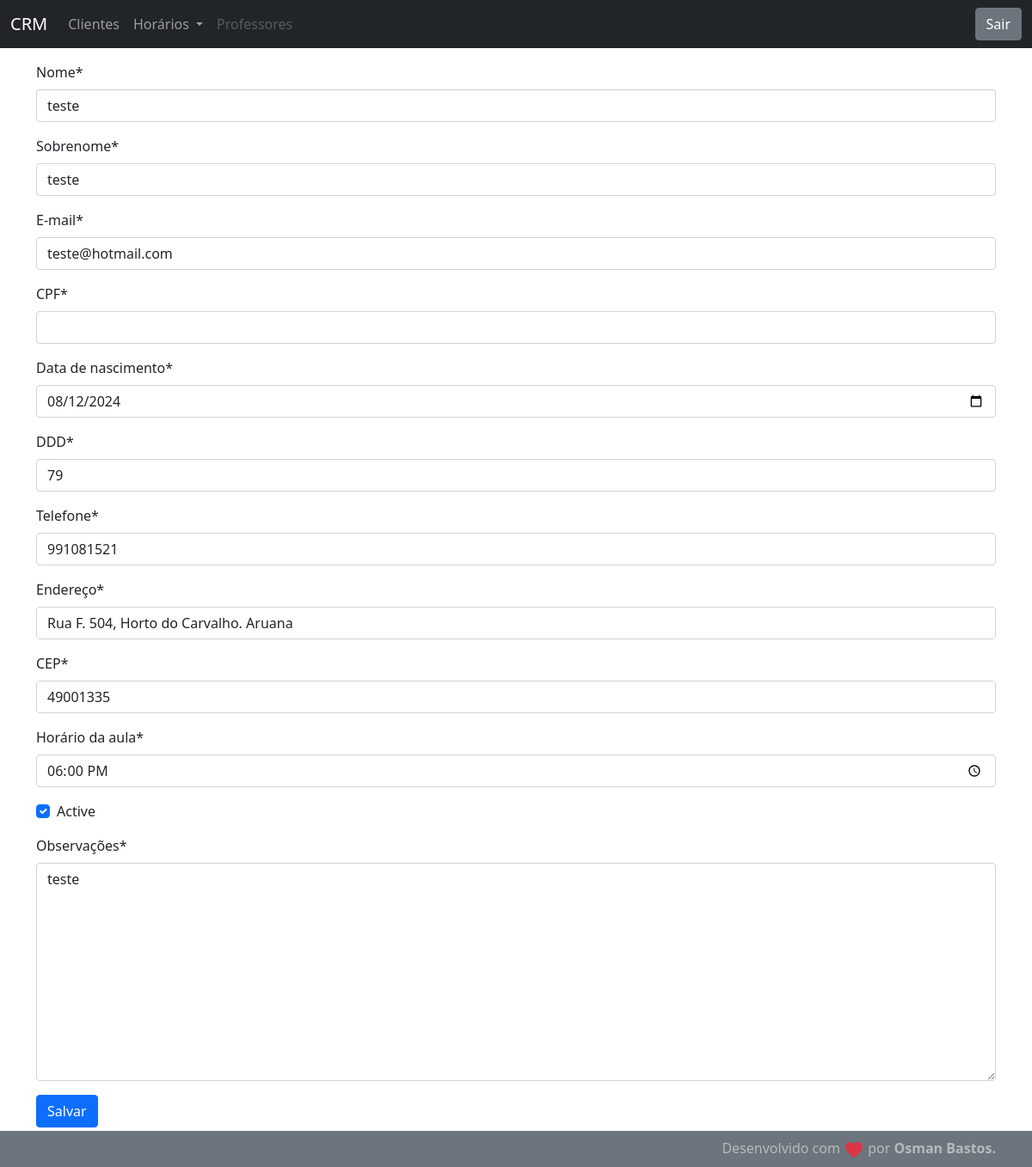
/customer/3/, run on the app's committed database.
### customer/models.py (models this page shows, shortened)
class Customer(models.Model):
    first_name = models.CharField(max_length=30)
    last_name = models.CharField(max_length=50)
    email = models.EmailField(max_length=254)
    birth_date = models.DateField()
    cpf_field = models.CharField(max_length=11, unique=True, blank=True, null=True)
    area_code = models.CharField(max_length=2)
    phone = models.CharField(max_length=9)
    address = models.CharField(max_length=100)
    address_number = models.CharField(max_length=10)
    created_date = models.DateTimeField(auto_now_add=True)
    update_date = models.DateTimeField(auto_now=True)
    class_time = models.CharField(max_length=8, default='00:00')
    active = models.BooleanField(default=True)
    evolution_field = models.CharField(max_length=500, blank=True, null=True)
    evolution_updated = models.DateTimeField(blank=True, null=True, auto_now=True)
    class Meta:
        db_table = 'customer'

### customer/views.py (the view, shortened to what this page needs)
# urls.py: path("<int:id>/", CustomerUpdateView.as_view(), name='customer-update'),
class CustomerUpdateView(UpdateView):
    template_name = "customer/customer.html"
    form_class = CustomerForm
    model = Customer
    def get_object(self):
        id = self.kwargs.get("id")
        return get_object_or_404(Customer, id=id)

### customer/templates/customer/customer.html (shortened to what this page needs)
{% extends "model-page.html"%}
{% load crispy_forms_tags %}
{% block content %}
    <form method="post" action="">{% csrf_token %}
        {{ form|crispy }}
        <button type="submit" class="btn btn-primary">Salvar</button>
    </form>
{% endblock %}

### core/templates/model-page.html (style rules this page uses)
html, body { height: 100%; }

### data on the page
Customer: first_name "teste", last_name "teste", email "teste@hotmail.com", birth_date "08/12/2024", area_code "79", phone "991081521", address "Rua F. 504, Horto do Carvalho. Aruana", address_number "49001335", class_time "18:00:00", active "☑", evolution_field "teste"
